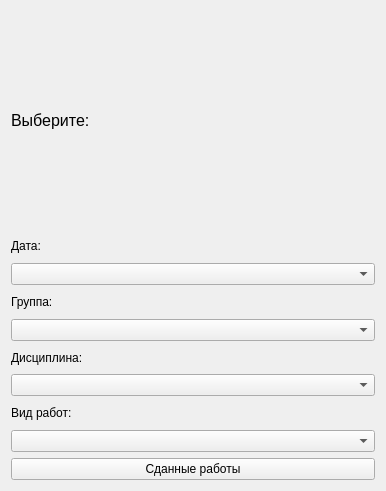
<?xml version="1.0" encoding="UTF-8"?>
<ui version="4.0">
 <class>ToMadeWorks</class>
 <widget class="QWidget" name="ToMadeWorks">
  <property name="geometry">
   <rect>
    <x>0</x>
    <y>0</y>
    <width>386</width>
    <height>491</height>
   </rect>
  </property>
  <property name="windowTitle">
   <string>Form</string>
  </property>
  <layout class="QGridLayout" name="gridLayout">
   <item row="0" column="0">
    <widget class="QLabel" name="label">
     <property name="font">
      <font>
       <pointsize>12</pointsize>
      </font>
     </property>
     <property name="text">
      <string>Выберите: </string>
     </property>
    </widget>
   </item>
   <item row="1" column="0">
    <layout class="QVBoxLayout" name="verticalLayout_3">
     <item>
      <widget class="QLabel" name="label_6">
       <property name="text">
        <string>Дата:</string>
       </property>
      </widget>
     </item>
     <item>
      <widget class="QComboBox" name="comboBox"/>
     </item>
     <item>
      <widget class="QLabel" name="label_7">
       <property name="text">
        <string>Группа:</string>
       </property>
      </widget>
     </item>
     <item>
      <widget class="QComboBox" name="comboBox_2"/>
     </item>
     <item>
      <widget class="QLabel" name="label_3">
       <property name="text">
        <string>Дисциплина:</string>
       </property>
      </widget>
     </item>
     <item>
      <widget class="QComboBox" name="comboBox_3"/>
     </item>
     <item>
      <widget class="QLabel" name="label_8">
       <property name="text">
        <string>Вид работ:</string>
       </property>
      </widget>
     </item>
     <item>
      <widget class="QComboBox" name="comboBox_4"/>
     </item>
    </layout>
   </item>
   <item row="2" column="0">
    <widget class="QPushButton" name="pushButton">
     <property name="text">
      <string>Сданные работы</string>
     </property>
    </widget>
   </item>
  </layout>
 </widget>
 <resources/>
 <connections/>
</ui>
